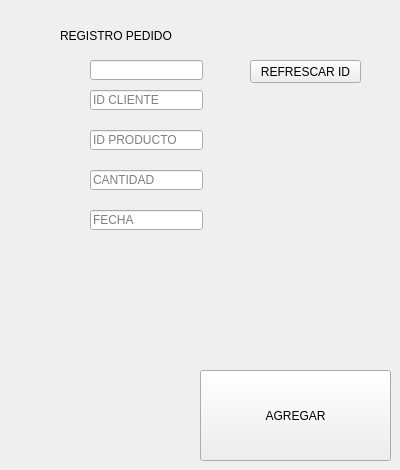
              <widget class="QWidget" name="agregarpd">
               <attribute name="title">
                <string>REGISTRAR PEDIDO</string>
               </attribute>
               <widget class="QLabel" name="titulo_21">
                <property name="geometry">
                 <rect>
                  <x>60</x>
                  <y>20</y>
                  <width>331</width>
                  <height>31</height>
                 </rect>
                </property>
                <property name="text">
                 <string>REGISTRO PEDIDO</string>
                </property>
               </widget>
               <widget class="QLineEdit" name="idclientepd">
                <property name="geometry">
                 <rect>
                  <x>90</x>
                  <y>90</y>
                  <width>113</width>
                  <height>20</height>
                 </rect>
                </property>
                <property name="placeholderText">
                 <string>ID CLIENTE</string>
                </property>
               </widget>
               <widget class="QLineEdit" name="idproductopd">
                <property name="geometry">
                 <rect>
                  <x>90</x>
                  <y>130</y>
                  <width>113</width>
                  <height>20</height>
                 </rect>
                </property>
                <property name="text">
                 <string/>
                </property>
                <property name="placeholderText">
                 <string>ID PRODUCTO</string>
                </property>
               </widget>
               <widget class="QLineEdit" name="fechapd">
                <property name="geometry">
                 <rect>
                  <x>90</x>
                  <y>210</y>
                  <width>113</width>
                  <height>20</height>
                 </rect>
                </property>
                <property name="placeholderText">
                 <string>FECHA</string>
                </property>
               </widget>
               <widget class="QPushButton" name="registrarpdbtn">
                <property name="geometry">
                 <rect>
                  <x>200</x>
                  <y>370</y>
                  <width>191</width>
                  <height>91</height>
                 </rect>
                </property>
                <property name="text">
                 <string>AGREGAR</string>
                </property>
               </widget>
               <widget class="QLineEdit" name="cantidadpd">
                <property name="geometry">
                 <rect>
                  <x>90</x>
                  <y>170</y>
                  <width>113</width>
                  <height>20</height>
                 </rect>
                </property>
                <property name="placeholderText">
                 <string>CANTIDAD</string>
                </property>
               </widget>
               <widget class="QLineEdit" name="idpedido">
                <property name="geometry">
                 <rect>
                  <x>90</x>
                  <y>60</y>
                  <width>113</width>
                  <height>20</height>
                 </rect>
                </property>
                <property name="text">
                 <string/>
                </property>
               </widget>
               <widget class="QPushButton" name="refrescarpd">
                <property name="geometry">
                 <rect>
                  <x>250</x>
                  <y>60</y>
                  <width>111</width>
                  <height>23</height>
                 </rect>
                </property>
                <property name="text">
                 <string>REFRESCAR ID</string>
                </property>
               </widget>
              </widget>
